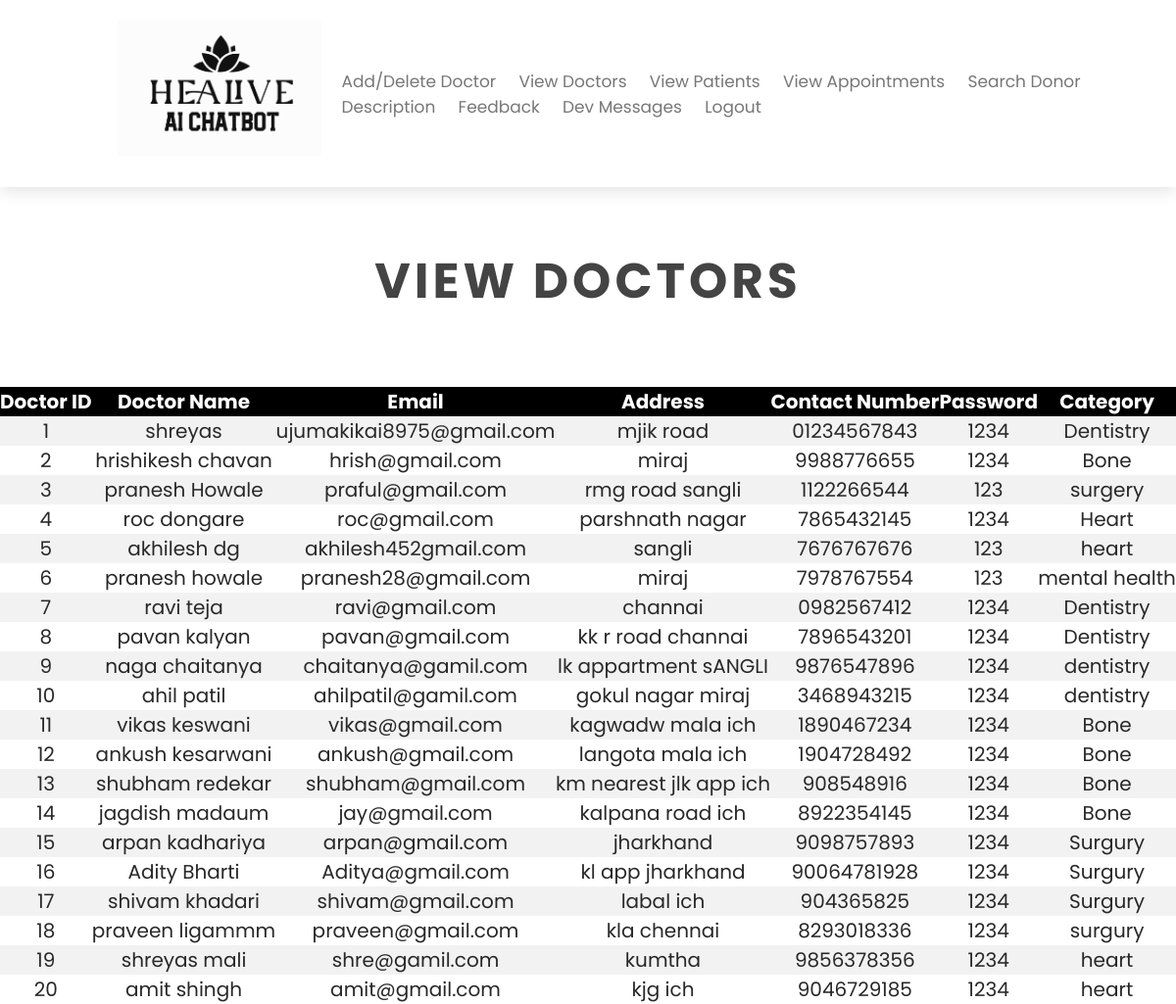
/presentaionlayer/admin/viewdoctor.php, run on the app's committed database.
### tables this page shows
CREATE TABLE `doctor` (
  `DoctorID` int(11) NOT NULL,
  `Doctorname` varchar(255) NOT NULL,
  `email` varchar(50) NOT NULL,
  `Address` varchar(255) NOT NULL,
  `ContactNumber` varchar(255) NOT NULL,
  `password` varchar(255) NOT NULL,
  `categorey` varchar(255) NOT NULL
);

### presentaionlayer/admin/viewdoctor.php (the view, shortened to what this page needs)
<?php include '../../datalayer/bookserver.php'; ?>
<!DOCTYPE html>
<html>
<head>
	<link rel="stylesheet"  href="style-css.css">
</head>
<header class="header" style="width:100%;">
	<a href="#" class="logo" style="margin-left: 100px;"><img src="image/Logo.png" alt="" height="140px"></i></a>
	<nav class="navbar">
		<a href="index3.php">Add/Delete Doctor</a>
		<a href="viewdoctor.php">View Doctors</a>
		<a href=" viewpatients.php">View Patients</a>
		<a href="viewappointments.php">View Appointments</a>
		<a href="searchdonoradmin.php">Search Donor</a>
		<a href="viewdescription.php">Description</a>
		<a href="viewfeedback.php">Feedback</a>
		<a href="viewmessage.php">Dev Messages</a>
		<a href="../../applicationlayer/Doctorpatient.php">Logout</a>
	</nav>
</header>
<body>
<h1 class="heading2">View <span>Doctors</span></h1>
	<table class="table4">
		<tr>
		<th>Doctor ID</th>
		<th>Doctor Name</th>
		<th>Email</th>
		<th>Address</th>
		<th>Contact Number</th>
		<th>Password</th>
		<th>Category</th>
		</tr>
		<?php $sql3="SELECT  * FROM  doctor " ;
		$result3=$mysqli->query($sql3);
		if(mysqli_num_rows($result3)>=1){
			while ($row3=$result3->fetch_assoc()) {
				echo "<tr><td>".$row3["DoctorID"]."</td><td>".$row3["Doctorname"]."</td><td>".$row3["email"]."</td><td>".$row3["Address"]."</td><td>".$row3['ContactNumber']."</td><td>".$row3['password']."</td><td>".$row3["categorey"]."</td></tr>";
			}
			echo "</table";
		}
		?>
	</table>
</body>
</html>

### presentaionlayer/admin/style-css.css (style rules this page uses)
:root { --green: black; --black: #444; --light-color: #777; --text-shadow: #444; --box-shadow: 0.5rem 0.5rem 0 rgba(22, 160, 133, 0.2); --border: 0.2rem solid var(--black); }
* { font-family: "Poppins", sans-serif; margin: 0; padding: 0; box-sizing: border-box; outline: none; border: none; transition: all 0.2s ease-out; text-decoration: none; }
html { font-size: 10px; overflow-x: hidden; scroll-padding-top: 7rem; scroll-behavior: smooth; }
body { font-size: 120%; background: #ffffff; }
.header { padding: 20px; position: fixed; top: 0; left: 0; right: 0; z-index: 1000; box-shadow: 0 0.5rem 1.5rem rgba(0, 0, 0, 0.1); display: flex; align-items: center; justify-content: space-between; background: #fff; }
.header .logo { font-size: 2.5rem; color: var(--black); }
.header .navbar a { font-size: 1.7rem; color: var(--light-color); margin-left: 2rem; }
.heading2 { text-align: center; padding-bottom: 2rem; text-shadow: var(--text-shadow); text-transform: uppercase; color: var(--black); font-size: 5rem; letter-spacing: 0.4rem; margin-top: 250px; }
.heading2 span { text-transform: uppercase; color: var(--black); }
.table4 { border-collapse: collapse; width: 100%; color: #282828; font-family: monospace; font-size: 20px; text-align: center; margin-top:50px; padding: 0; }
th { background-color: black; color: white; width: auto; }
tr:nth-child(even) { background-color: #f2f2f2; width: auto; }

### data on the page
doctor: DoctorID "1", Doctorname "shreyas", email "ujumakikai8975@gmail.com", Address "mjik road", ContactNumber "01234567843", password "1234", categorey "Dentistry"
doctor: DoctorID "2", Doctorname "hrishikesh chavan", email "hrish@gmail.com", Address "miraj", ContactNumber "9988776655", password "1234", categorey "Bone"
doctor: DoctorID "3", Doctorname "pranesh Howale", email "praful@gmail.com", Address "rmg road sangli", ContactNumber "1122266544", password "123", categorey "surgery"
doctor: DoctorID "4", Doctorname "roc dongare", email "roc@gmail.com", Address "parshnath nagar", ContactNumber "7865432145", password "1234", categorey "Heart"
doctor: DoctorID "5", Doctorname "akhilesh dg", email "akhilesh452gmail.com", Address "sangli", ContactNumber "7676767676", password "123", categorey "heart"
doctor: DoctorID "6", Doctorname "pranesh howale", email "pranesh28@gmail.com", Address "miraj", ContactNumber "7978767554", password "123", categorey "mental health"
doctor: DoctorID "7", Doctorname "ravi teja", email "ravi@gmail.com", Address "channai", ContactNumber "0982567412", password "1234", categorey "Dentistry"
doctor: DoctorID "8", Doctorname "pavan kalyan", email "pavan@gmail.com", Address "kk r road channai", ContactNumber "7896543201", password "1234", categorey "Dentistry"
doctor: DoctorID "9", Doctorname "naga chaitanya", email "chaitanya@gamil.com", Address "lk appartment sANGLI", ContactNumber "9876547896", password "1234", categorey "dentistry"
doctor: DoctorID "10", Doctorname "ahil patil", email "ahilpatil@gamil.com", Address "gokul nagar miraj", ContactNumber "3468943215", password "1234", categorey "dentistry"
doctor: DoctorID "11", Doctorname "vikas keswani", email "vikas@gmail.com", Address "kagwadw mala ich", ContactNumber "1890467234", password "1234", categorey "Bone"
doctor: DoctorID "12", Doctorname "ankush kesarwani", email "ankush@gmail.com", Address "langota mala ich", ContactNumber "1904728492", password "1234", categorey "Bone"
doctor: DoctorID "13", Doctorname "shubham redekar", email "shubham@gmail.com", Address "km nearest jlk app ich", ContactNumber "908548916", password "1234", categorey "Bone"
doctor: DoctorID "14", Doctorname "jagdish madaum", email "jay@gmail.com", Address "kalpana road ich", ContactNumber "8922354145", password "1234", categorey "Bone"
doctor: DoctorID "15", Doctorname "arpan kadhariya", email "arpan@gmail.com", Address "jharkhand", ContactNumber "9098757893", password "1234", categorey "Surgury"
doctor: DoctorID "16", Doctorname "Adity Bharti", email "Aditya@gmail.com", Address "kl app jharkhand", ContactNumber "90064781928", password "1234", categorey "Surgury"
doctor: DoctorID "17", Doctorname "shivam khadari", email "shivam@gmail.com", Address "labal ich", ContactNumber "904365825", password "1234", categorey "Surgury"
doctor: DoctorID "18", Doctorname "praveen ligammm", email "praveen@gmail.com", Address "kla chennai", ContactNumber "8293018336", password "1234", categorey "surgury"
doctor: DoctorID "19", Doctorname "shreyas mali", email "shre@gamil.com", Address "kumtha", ContactNumber "9856378356", password "1234", categorey "heart"
doctor: DoctorID "20", Doctorname "amit shingh", email "amit@gmail.com", Address "kjg ich", ContactNumber "9046729185", password "1234", categorey "heart"
